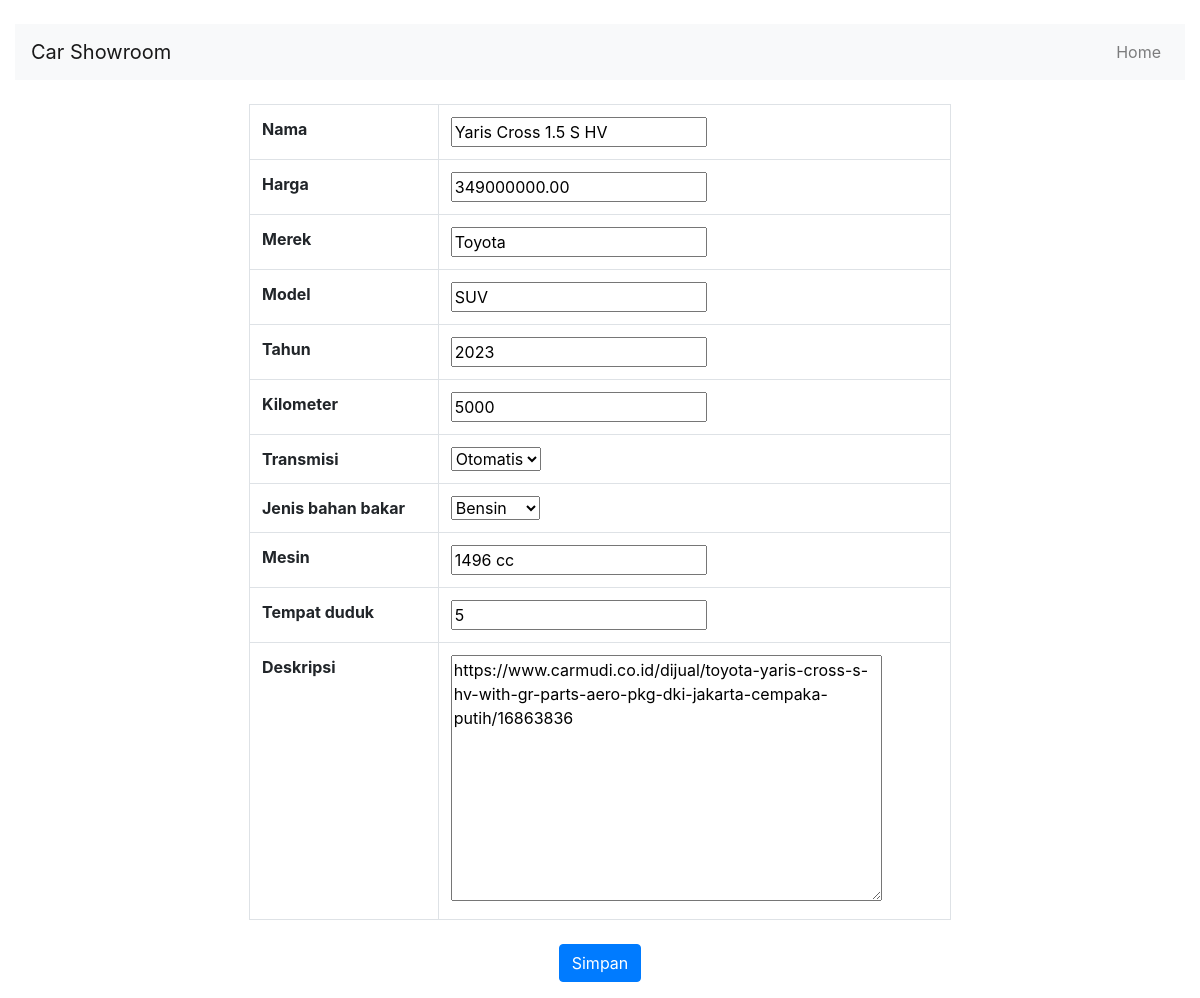
The page /update/8/ on the database its author committed.
### cars/models.py (models this page shows, shortened)
class Cars(models.Model):
    id = models.AutoField(primary_key=True)
    nama = models.CharField(max_length=100)
    harga = models.DecimalField(max_digits=12, decimal_places=2)
    merek = models.CharField(max_length=50)
    model = models.CharField(max_length=50)
    tahun = models.IntegerField()
    kilometer = models.IntegerField()
    transmisi = models.CharField(max_length=20, choices=[('auto', 'Otomatis'), ('manual', 'Manual')])
    jenis_bahan_bakar = models.CharField(max_length=20, choices=[('bensin', 'Bensin'), ('diesel', 'Diesel'), ('elektrik', 'Elektrik')])
    mesin = models.CharField(max_length=50)
    tempat_duduk = models.IntegerField()
    deskripsi = models.TextField()
    gambar = models.ImageField(upload_to='cars/images/', blank=True, null=True)

### cars/views.py (the view)
# urls.py: path('update/<int:car_id>/', updateCar, name='update_car'),
def updateCar(request, car_id):
    car = get_object_or_404(Cars, id=car_id)
    if request.method == 'POST':
        form = CarsForm(request.POST, request.FILES, instance=car)
        if form.is_valid():
            form.save()
            return redirect('carList')
        else:
            logger.error("Form submission failed: %s", form.errors)
    else:
        form = CarsForm(instance=car)
    context = {
        'form': form  # Pass the form to the template for rendering
    }
    return render(request, 'cars/car_form.html', context=context)

### cars/forms.py (shortened to what this page needs)
class CarsForm(forms.ModelForm):
    class Meta:
        model = Cars
        fields = ['nama', 'harga', 'merek', 'model', 'tahun', 'kilometer', 'transmisi', 'jenis_bahan_bakar', 'mesin', 'tempat_duduk', 'deskripsi']

### cars/templates/cars/car_form.html (shortened to what this page needs)
<!DOCTYPE html>
<html lang="en">
<head>
    <link
      rel="stylesheet"
      href="https://cdn.jsdelivr.net/npm/bootstrap@4.0.0/dist/css/bootstrap.min.css"
    />
</head>
<body>
    <div class="container-fluid">
        <div class="row">
            <div class="col-md-12 text-center my-4">
                {% block title_body %}
                <nav class="navbar navbar-expand-lg navbar-light bg-light">
                    <a class="navbar-brand" href="{% url 'carList' %}">Car Showroom</a>
                    <div class="collapse navbar-collapse" id="navbarNav">
                        <ul class="navbar-nav ml-auto">
                            <li class="nav-item">
                                <a class="nav-link" href="{% url 'carList' %}">Home</a>
                            </li>
                        </ul>
                    </div>
                </nav>
                {% endblock title_body %}
            </div>
        </div>
        {% block content_form %}
        <form method="POST" enctype="multipart/form-data">
            <table class="table table-bordered" style="width: 60%; margin: 0 auto;">
            <tbody>
            {% for field in form %}
            {% if not field.is_hidden %}
            <tr>
                <th>{{ field.label }}</th>
                <td>{{ field }}</td>
            </tr>
            {% else %}
            {{ field }}
            {% endif %}
            {% endfor %}
            </tbody>
            </table>
            <div class="mb-3 text-center">
            <button type="submit" class="btn btn-primary mt-4">Simpan</button>
            </div>
        </form>
        {% endblock content_form %}
    </div>
</body>
</html>

### rows shown on the page
Cars: form "Yaris Cross 1.5 S HV" "349000000.00" "Toyota" "SUV" "2023" "5000" "Otomatis" "Bensin" "1496 cc" "5" "https://www.carmudi.co.id/dijual/toyota-yaris-cross-s-hv-with-gr-parts-aero-pkg-dki-jakarta-cempaka-putih/16863836"

### other values the page prints
{{ field.label }} "Nama" "Harga" "Merek" "Model" "Tahun" "Kilometer" "Transmisi" "Jenis bahan bakar" "Mesin" "Tempat duduk" "Deskripsi"
